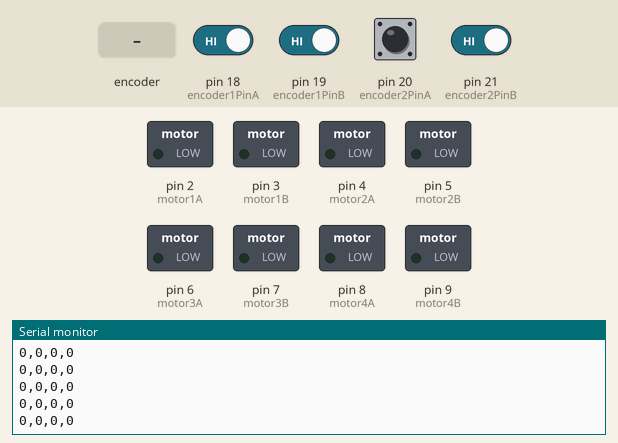
A sketch run on a simulated Arduino Mega 2560, built with avr-gcc and run on an emulated ATmega2560. Parts: switched loads named in the sketch (green lamp = pin HIGH), the last lines printed to the serial monitor. The test bench sets the inputs (shaded band); at power-on: pin 18 (encoder1PinA), pin 19 (encoder1PinB), pin 20 (encoder2PinA), pin 21 (encoder2PinB) HIGH.

Above: at 1.2 s.
1.3 s: pin 20 (encoder2PinA) pulsed LOW 2 times (0.12 s each, 0.3 s apart)
4.9 s: pin 20 (encoder2PinA) pulsed LOW 5 times (0.12 s each, 0.3 s apart)
At 5.6 s:
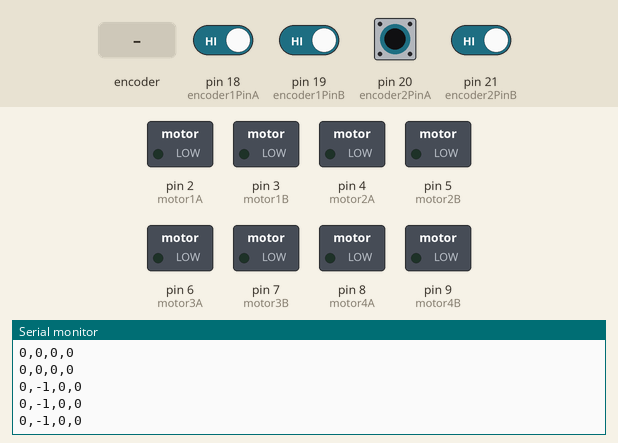
9.4 s: rotary encoder on pin 18 (encoder1PinA) / pin 19 (encoder1PinB) turned 1 step (first pin leading)
At 10.2 s:
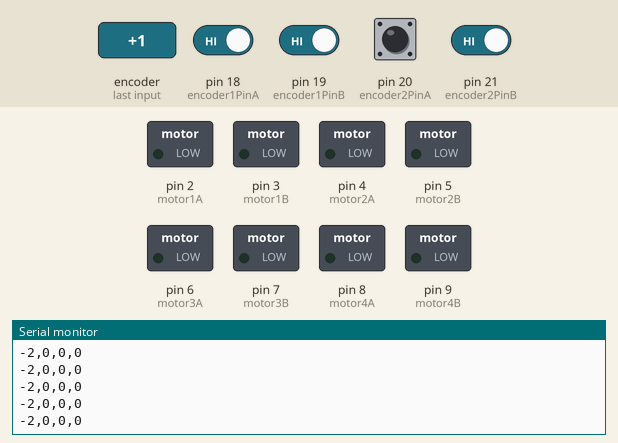
12.6 s: pin 20 (encoder2PinA) driven LOW
At 13.7 s:
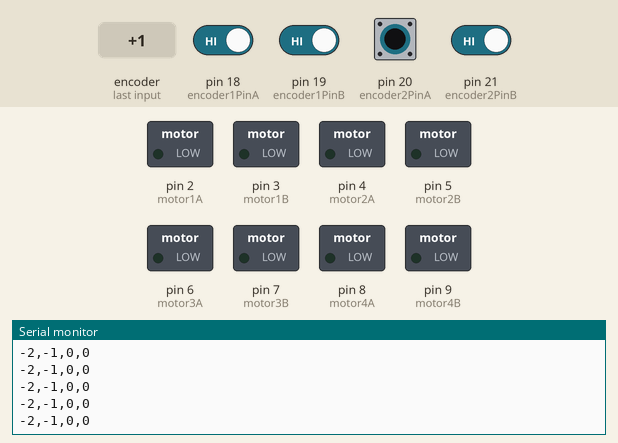
Timing chart, 0 to 15.6 s (numbered marks = the images above; inputs shaded):
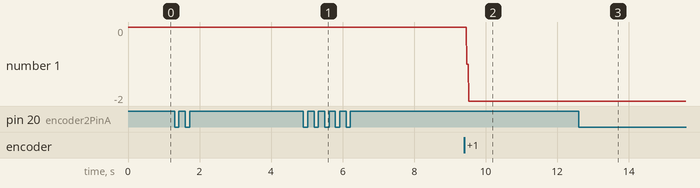

Measured:
- after the input at 4.9 s, the serial monitor: prints a new line after 0.08 s (image 1)
- after the input at 9.4 s, the serial monitor: prints a new line after 0.07 s (image 2)
- after the input at 12.6 s, the serial monitor: prints a new line after 0.07 s (image 3)
- plotted number 1: 0 → -2 after the input at 9.4 s

The sketch:

Teleop.ino
```cpp
#include <Arduino.h>

// Define motor pins
const int motor1A = 2;
const int motor1B = 3;
const int motor2A = 4;
const int motor2B = 5;
const int motor3A = 6;
const int motor3B = 7;
const int motor4A = 8;
const int motor4B = 9;

// Define encoder pins
const int encoder1PinA = 18;
const int encoder1PinB = 19;
const int encoder2PinA = 20;
const int encoder2PinB = 21;
const int encoder3PinA = 22;
const int encoder3PinB = 23;
const int encoder4PinA = 24;
const int encoder4PinB = 25;

volatile long encoder1Pos = 0;
volatile long encoder2Pos = 0;
volatile long encoder3Pos = 0;
volatile long encoder4Pos = 0;

void setup() {
  // Initialize serial communication
  Serial.begin(9600);

  // Set motor pins as outputs
  pinMode(motor1A, OUTPUT);
  pinMode(motor1B, OUTPUT);
  pinMode(motor2A, OUTPUT);
  pinMode(motor2B, OUTPUT);
  pinMode(motor3A, OUTPUT);
  pinMode(motor3B, OUTPUT);
  pinMode(motor4A, OUTPUT);
  pinMode(motor4B, OUTPUT);

  // Set encoder pins as inputs
  pinMode(encoder1PinA, INPUT);
  pinMode(encoder1PinB, INPUT);
  pinMode(encoder2PinA, INPUT);
  pinMode(encoder2PinB, INPUT);
  pinMode(encoder3PinA, INPUT);
  pinMode(encoder3PinB, INPUT);
  pinMode(encoder4PinA, INPUT);
  pinMode(encoder4PinB, INPUT);

  // Enable internal pullup resistors for encoder pins
  digitalWrite(encoder1PinA, HIGH);
  digitalWrite(encoder1PinB, HIGH);
  digitalWrite(encoder2PinA, HIGH);
  digitalWrite(encoder2PinB, HIGH);
  digitalWrite(encoder3PinA, HIGH);
  digitalWrite(encoder3PinB, HIGH);
  digitalWrite(encoder4PinA, HIGH);
  digitalWrite(encoder4PinB, HIGH);

  // Attach interrupts for encoder pins
  attachInterrupt(digitalPinToInterrupt(encoder1PinA), updateEncoder1, CHANGE);
  attachInterrupt(digitalPinToInterrupt(encoder2PinA), updateEncoder2, CHANGE);
  attachInterrupt(digitalPinToInterrupt(encoder3PinA), updateEncoder3, CHANGE);
  attachInterrupt(digitalPinToInterrupt(encoder4PinA), updateEncoder4, CHANGE);
}

void loop() {
  // Read encoder positions
  long encoder1Value = encoder1Pos;
  long encoder2Value = encoder2Pos;
  long encoder3Value = encoder3Pos;
  long encoder4Value = encoder4Pos;

  // Send encoder positions to Raspberry Pi
  Serial.print(encoder1Value);
  Serial.print(",");
  Serial.print(encoder2Value);
  Serial.print(",");
  Serial.print(encoder3Value);
  Serial.print(",");
  Serial.println(encoder4Value);

  // Check for motor control commands from Raspberry Pi
  if (Serial.available() >= 4) {
    // Read 4 bytes from serial
    int motor1Speed = Serial.read();
    int motor2Speed = Serial.read();
    int motor3Speed = Serial.read();
    int motor4Speed = Serial.read();

    // Set motor speeds
    analogWrite(motor1A, motor1Speed);
    analogWrite(motor1B, 0);
    analogWrite(motor2A, motor2Speed);
    analogWrite(motor2B, 0);
    analogWrite(motor3A, motor3Speed);
    analogWrite(motor3B, 0);
    analogWrite(motor4A, motor4Speed);
    analogWrite(motor4B, 0);
  }
}

void updateEncoder1() {
  if (digitalRead(encoder1PinA) == digitalRead(encoder1PinB))
    encoder1Pos++;
  else
    encoder1Pos--;
}

void updateEncoder2() {
  if (digitalRead(encoder2PinA) == digitalRead(encoder2PinB))
    encoder2Pos++;
  else
    encoder2Pos--;
}

void updateEncoder3() {
  if (digitalRead(encoder3PinA) == digitalRead(encoder3PinB))
    encoder3Pos++;
  else
    encoder3Pos--;
}

void updateEncoder4() {
  if (digitalRead(encoder4PinA) == digitalRead(encoder4PinB))
    encoder4Pos++;
  else
    encoder4Pos--;
}
```
